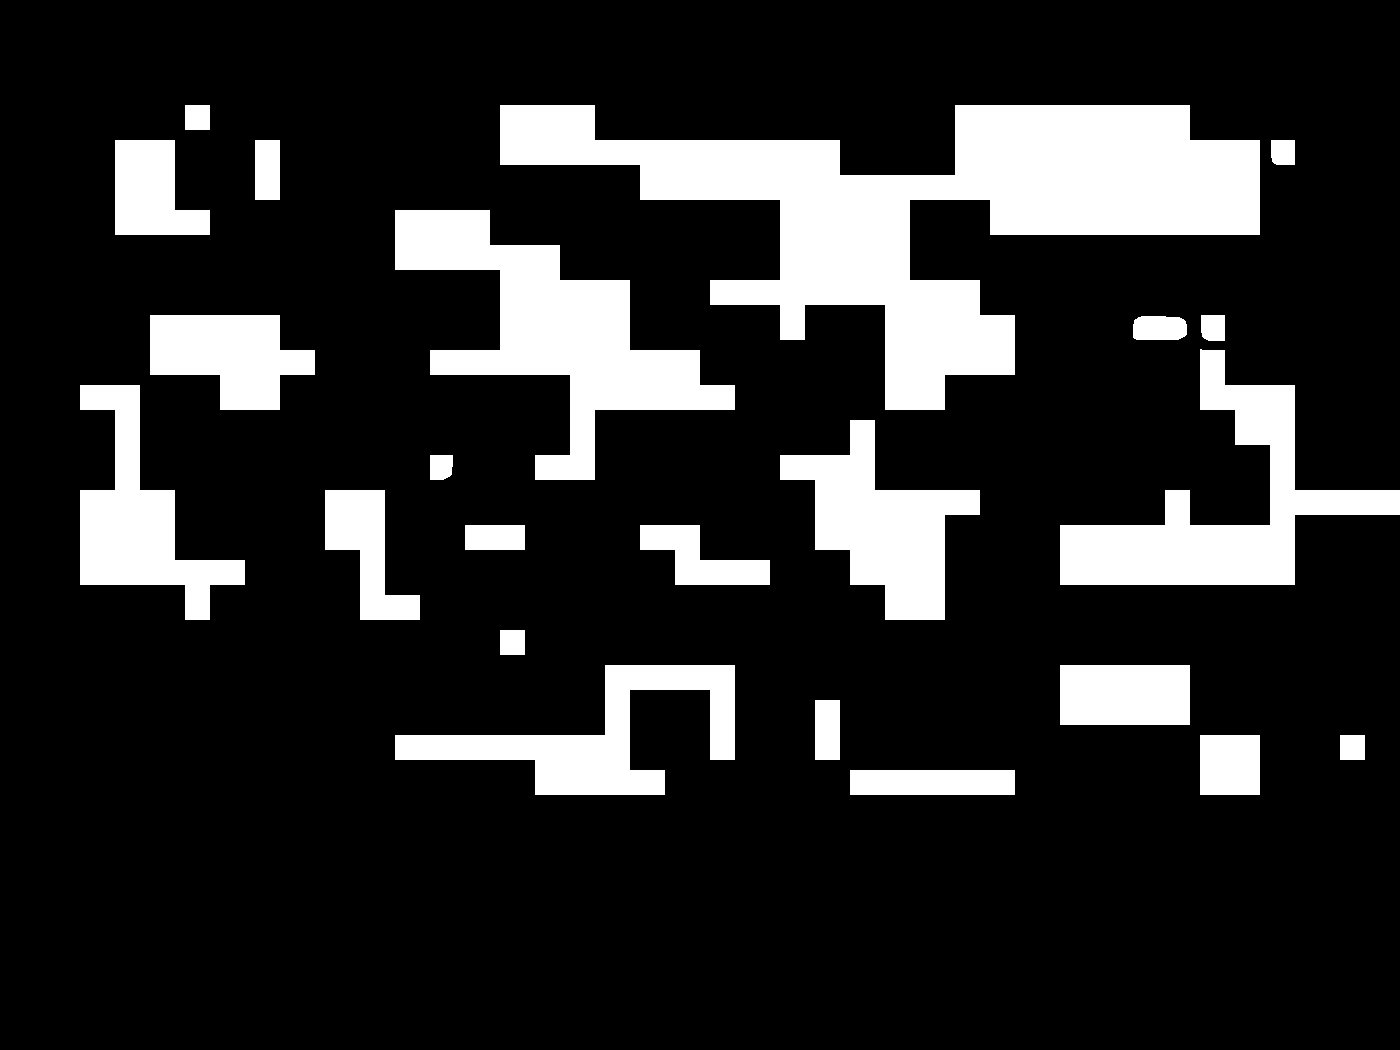

This game map was drawn from its Tiled (.tmx) file and the tilesets committed beside it. A one-line description and the trimmed map source follow:
An orthogonal 40x30 tile map with 35x35 px tiles, 1 tile layer (Tile Layer 1), 4 tilesets and 12 objects (3x NPCReactEntity, mainPlayer, me.LevelEntity, platform).

<map version="1.5" tiledversion="1.7.0" orientation="orthogonal" renderorder="right-down" width="40" height="30" tilewidth="35" tileheight="35" infinite="0" backgroundcolor="#ffffff" nextlayerid="16" nextobjectid="60">
 <tileset firstgid="1" source="tileset.tsx" />
 <tileset firstgid="253" source="tileset1.tsx" />
 <tileset firstgid="353" source="tileset2.tsx" />
 <tileset firstgid="453" source="tileset3.tsx" />
 <layer id="11" name="Tile Layer 1" width="40" height="30">
  <data>[1200 cells, 599 non-empty, 6 distinct tile ids]</data>
 </layer>
 <objectgroup color="#0433ff" id="14" name="NPC" />
 <objectgroup color="#ff9300" id="15" name="NPCReact">
  <object id="54" name="NPCReactEntity" x="1255.19" y="166.253" width="13.4703" height="886.768">
   <properties>
    <property name="animationspeed" value="200" />
    <property name="fontSize" value="22px" />
    <property name="frameheight" value="35" />
    <property name="framewidth" value="35" />
    <property name="gravity" value="0" />
    <property name="message" value="There’s so much you have to face today.  Your roommate seems to be in a bad mood, she just has that look.  It must be because of you. " />
    <property name="n" value=" " />
    <property name="velX" value="2" />
   </properties>
  </object>
  <object id="58" name="NPCReactEntity" x="746.451" y="166.118" width="13.4703" height="886.768">
   <properties>
    <property name="animationspeed" value="200" />
    <property name="fontSize" value="23px" />
    <property name="frameheight" value="35" />
    <property name="framewidth" value="35" />
    <property name="gravity" value="0" />
    <property name="message" value="What about that doctor’s appointment you have to make? You know your doctor hates you." />
    <property name="n" value=" " />
    <property name="velX" value="2" />
   </properties>
  </object>
  <object id="59" name="NPCReactEntity" x="303.93" y="167.092" width="13.4703" height="886.768">
   <properties>
    <property name="animationspeed" value="200" />
    <property name="fontSize" value="24px" />
    <property name="frameheight" value="35" />
    <property name="framewidth" value="35" />
    <property name="gravity" value="0" />
    <property name="message" value="Your to-do list is 50 items long. It’s too much,  it'sTOO MUCH! Just go back to sleep." />
    <property name="n" value=" " />
    <property name="velX" value="2" />
   </properties>
  </object>
 </objectgroup>
 <objectgroup color="#00ff00" id="5" name="Player">
  <object id="16" name="mainPlayer" x="1260.55" y="599.48" width="108.466" height="88">
   <properties>
    <property name="flip" type="bool" value="true" />
   </properties>
  </object>
  <object id="49" name="me.LevelEntity" x="0.389705" y="184.118" width="11.2328" height="536.666">
   <properties>
    <property name="duration" value="150" />
    <property name="fade" value="#fff" />
    <property name="to" value="map2.9" />
   </properties>
  </object>
 </objectgroup>
 <objectgroup color="#ffff00" id="6" name="Items" />
 <objectgroup color="#ff0000" id="7" name="Slimes" />
 <objectgroup color="#ff0000" id="9" name="Flies" />
 <objectgroup id="10" name="Collision">
  <object id="8" x="982.149" y="700.426" width="423.604" height="12.3379" />
  <object id="13" type="platform" x="613.072" y="23.1134">
   <polyline points="0,0 70,0" />
  </object>
  <object id="15" x="0" y="981">
   <polyline points="0,0 0,-894.585" />
  </object>
  <object id="27" x="464.295" y="5.31282" width="70" height="70" />
  <object id="28" x="265.993" y="-63.6303" width="132.466" height="139.781" />
  <object id="56" x="-0.374427" y="701.502" width="998.122" height="12.3379" />
  <object id="57" x="1396.12" y="494.496">
   <polyline points="0,569.029 0,-995.8" />
  </object>
 </objectgroup>
</map>
